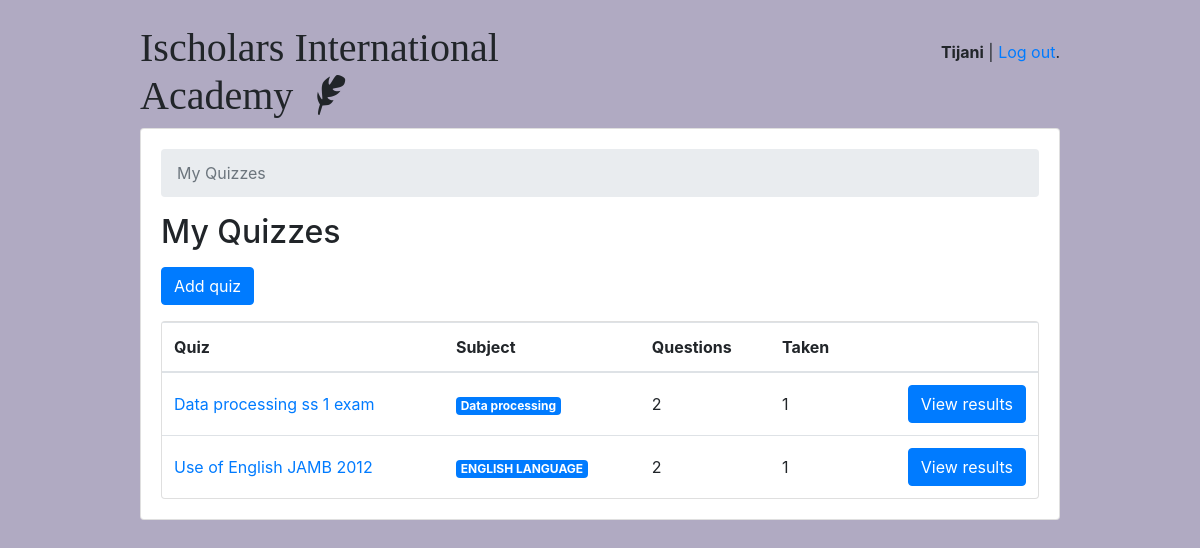
Screenshot of /teachers/ (signed in) with the database file from the repository.
### classroom/models.py (models this page shows, shortened)
class User(AbstractUser):
    is_student = models.BooleanField(default=False)
    is_teacher = models.BooleanField(default=False)

class Quiz(models.Model):
    owner = models.ForeignKey(User, on_delete=models.CASCADE, related_name='quizzes')
    name = models.CharField(max_length=255)
    subject = models.ForeignKey(Subject, on_delete=models.CASCADE, related_name='quizzes')
    instructions = HTMLField(null = True,blank=True)
    passage = HTMLField(null = True,blank=True)

class Subject(models.Model):
    name = models.CharField(max_length=30)
    color = models.CharField(max_length=7, default='#007bff')
    def get_html_badge(self):
        name = escape(self.name)
        color = escape(self.color)
        html = '<span class="badge badge-primary" style="background-color: %s">%s</span>' % (color, name)
        return mark_safe(html)

### classroom/views/teachers.py (the view)
# urls.py: path('', students.QuizListView.as_view(), name='quiz_list'),
@method_decorator([login_required, teacher_required], name='dispatch')
class QuizListView(ListView):
    model = Quiz
    ordering = ('name', )
    context_object_name = 'quizzes'
    template_name = 'classroom/teachers/quiz_change_list.html'
    def get_queryset(self):
        queryset = self.request.user.quizzes \
            .select_related('subject') \
            .annotate(questions_count=Count('questions', distinct=True)) \
            .annotate(taken_count=Count('taken_quizzes', distinct=True))
        return queryset

### classroom/templates/classroom/teachers/quiz_change_list.html
{% extends 'base.html' %}
{% block content %}
  <nav aria-label="breadcrumb">
    <ol class="breadcrumb">
      <li class="breadcrumb-item active" aria-current="page">My Quizzes</li>
    </ol>
  </nav>
  <h2 class="mb-3">My Quizzes</h2>
  <a href="{% url 'teachers:quiz_add' %}" class="btn btn-primary mb-3" role="button">Add quiz</a>
  <div class="card">
    <table class="table mb-0">
      <thead>
        <tr>
          <th>Quiz</th>
          <th>Subject</th>
          <th>Questions</th>
          <th>Taken</th>
          <th></th>
        </tr>
      </thead>
      <tbody>
        {% for quiz in quizzes %}
          <tr>
            <td class="align-middle"><a href="{% url 'teachers:quiz_change' quiz.pk %}">{{ quiz.name }}</a></td>
            <td class="align-middle">{{ quiz.subject.get_html_badge }}</td>
            <td class="align-middle">{{ quiz.questions_count }}</td>
            <td class="align-middle">{{ quiz.taken_count }}</td>
            <td class="text-right">
              <a href="{% url 'teachers:quiz_results' quiz.pk %}" class="btn btn-primary">View results</a>
            </td>
          </tr>
        {% empty %}
          <tr>
            <td class="bg-light text-center font-italic" colspan="5">You haven't created any quiz yet.</td>
          </tr>
        {% endfor %}
      </tbody>
    </table>
  </div>
{% endblock %}

### templates/base.html (shortened to what this page needs)
{% load static %}<!doctype html>
<html lang="en">
  <head>
    <link rel="stylesheet" href="{% static 'css/bootstrap.min.css' %}">
    <link rel="stylesheet" type="text/css" href="{% static 'vendor/fontello-2f186091/css/fontello.css' %}">
    <link rel="stylesheet" type="text/css" href="{% static 'css/app.css' %}">
    {% if user.is_authenticated and user.is_teacher %}
      <link rel="stylesheet" type="text/css" href="{% static 'css/teachers.css' %}">
    {% else %}
      <link rel="stylesheet" type="text/css" href="{% static 'css/students.css' %}">
    {% endif %}
  </head>
  <body>
    <div class="container my-4">
      <div class="row justify-content-center">
        <div class="col-md-10 col-sm-12">
          <div class="row">
            <div class="col-6">
              <h1 class="logo">
                <a href="{% url 'home' %}">
                  Ischolars International Academy
                  {% if user.is_authenticated %}
                    {% if user.is_teacher %}
                      <span class="icon-feather" data-toggle="tooltip" data-placement="right" title="Teacher profile"></span>
                    {% else %}
                      <span class="icon-graduation-cap" data-toggle="tooltip" data-placement="right" title="Student profile"></span>
                    {% endif %}
                  {% endif %}
                </a>
              </h1>
            </div>
            <div class="col-6 text-right">
              {% if user.is_authenticated %}
                <p class="pt-3"><strong>{{ user.username }}{% if user.is_student %} - {{user.student.score}}{% endif %}</strong> | <a href="{% url 'logout' %}">Log out</a>.</p>
              {% else %}
                <a href="{% url 'login' %}" class="btn btn-light" role="button">Log in</a>
                <a href="{% url 'signup' %}" class="btn btn-primary" role="button">Sign up</a>
              {% endif %}
            </div>
          </div>
          <div class="card mb-3">
            <div class="card-body">
              {% block content %}
              {% endblock %}
            </div>
          </div>
        </div>
      </div>
    </div>
  </body>
</html>

### static/css/app.css (style rules this page uses)
.logo { font-family: 'Clicker Script', cursive; }
.logo a { color: #212529; text-decoration: none; }

### static/css/teachers.css (style rules this page uses)
body { background-color: #b0aac2; }

### rows the page displays
User: username "Tijani"
Quiz: name "Data processing ss 1 exam", subject.get_html_badge "Data processing", questions_count "2", taken_count "1"
Quiz: name "Use of English JAMB 2012", subject.get_html_badge "ENGLISH LANGUAGE", questions_count "2", taken_count "1"
